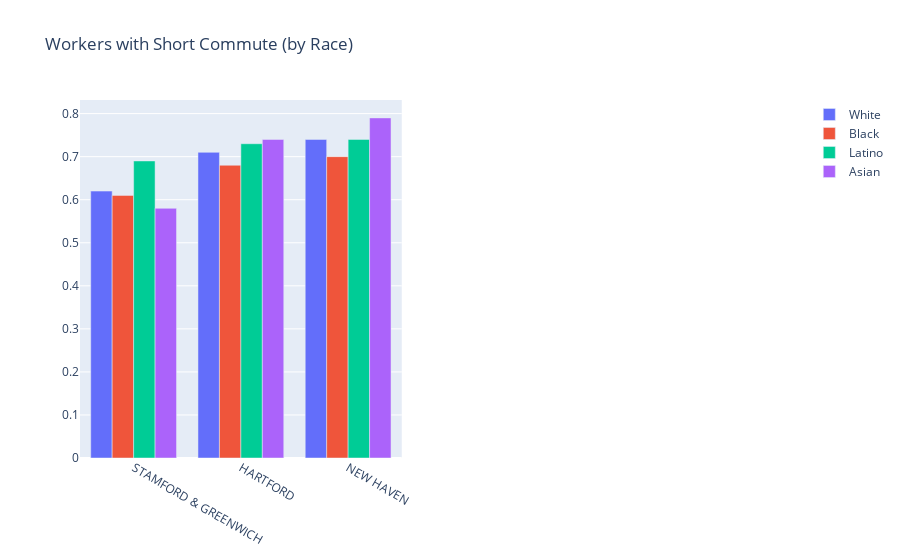

Write notebook code for a chart like this one.
### Code cell
fig = go.Figure()
fig = make_subplots(rows=1, cols=2)
fig.add_trace(go.Bar(x=commute.towns, y=commute.white,
             name='White'), row=1, col=1)
fig.add_trace(go.Bar(x=commute.towns, y=commute.black,
             name='Black'), row=1, col=1)
fig.add_trace(go.Bar(x=commute.towns, y=commute.latino,
             name='Latino'), row=1, col=1)
fig.add_trace(go.Bar(x=commute.towns, y=commute.asian,
             name='Asian'), row=1, col=1)

fig.update_layout(title='Workers with Short Commute (by Race)', showlegend=True)
fig.show()

### Figure 1 — Plotly figure (JSON) as saved in the notebook; plotly's stock layout.template omitted (floating-point values rounded to 4 significant figures)
{"data": [{"name": "White", "type": "bar", "x": ["STAMFORD & GREENWICH", "HARTFORD", "NEW HAVEN"], "xaxis": "x", "y": [0.62, 0.71, 0.74], "yaxis": "y"}, {"name": "Black", "type": "bar", "x": ["STAMFORD & GREENWICH", "HARTFORD", "NEW HAVEN"], "xaxis": "x", "y": [0.61, 0.68, 0.7], "yaxis": "y"}, {"name": "Latino", "type": "bar", "x": ["STAMFORD & GREENWICH", "HARTFORD", "NEW HAVEN"], "xaxis": "x", "y": [0.69, 0.73, 0.74], "yaxis": "y"}, {"name": "Asian", "type": "bar", "x": ["STAMFORD & GREENWICH", "HARTFORD", "NEW HAVEN"], "xaxis": "x", "y": [0.58, 0.74, 0.79], "yaxis": "y"}], "layout": {"showlegend": true, "title": {"text": "Workers with Short Commute (by Race)"}, "xaxis": {"anchor": "y", "domain": [0, 0.45]}, "xaxis2": {"anchor": "y2", "domain": [0.55, 1]}, "yaxis": {"anchor": "x", "domain": [0, 1]}, "yaxis2": {"anchor": "x2", "domain": [0, 1]}}}
